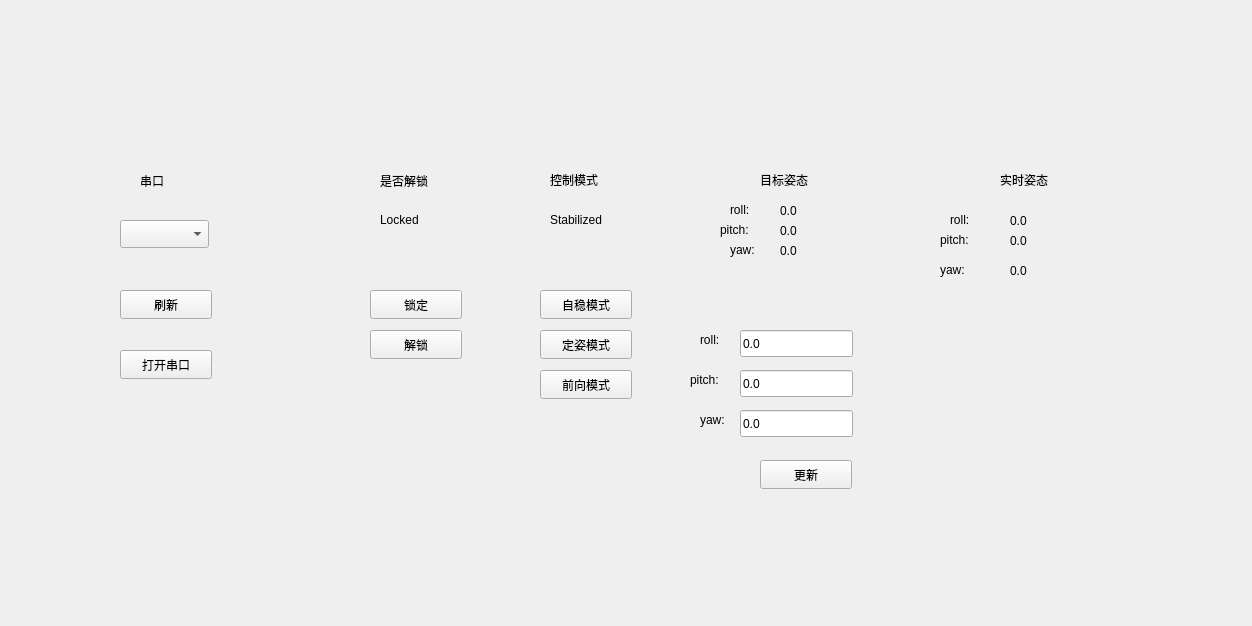
<?xml version="1.0" encoding="UTF-8"?>
<ui version="4.0">
 <class>Widget</class>
 <widget class="QWidget" name="Widget">
  <property name="geometry">
   <rect>
    <x>0</x>
    <y>0</y>
    <width>1252</width>
    <height>626</height>
   </rect>
  </property>
  <property name="windowTitle">
   <string>Widget</string>
  </property>
  <widget class="QLabel" name="labelIsarmed">
   <property name="geometry">
    <rect>
     <x>380</x>
     <y>170</y>
     <width>71</width>
     <height>21</height>
    </rect>
   </property>
   <property name="text">
    <string>是否解锁</string>
   </property>
  </widget>
  <widget class="QLabel" name="labelMode">
   <property name="geometry">
    <rect>
     <x>550</x>
     <y>170</y>
     <width>69</width>
     <height>20</height>
    </rect>
   </property>
   <property name="text">
    <string>控制模式</string>
   </property>
  </widget>
  <widget class="QLabel" name="labelTargetAttitude">
   <property name="geometry">
    <rect>
     <x>760</x>
     <y>170</y>
     <width>121</width>
     <height>20</height>
    </rect>
   </property>
   <property name="text">
    <string>目标姿态</string>
   </property>
  </widget>
  <widget class="QLabel" name="labelRealAttitude">
   <property name="geometry">
    <rect>
     <x>1000</x>
     <y>170</y>
     <width>71</width>
     <height>20</height>
    </rect>
   </property>
   <property name="text">
    <string>实时姿态</string>
   </property>
  </widget>
  <widget class="QLabel" name="showLabelIsarmed">
   <property name="geometry">
    <rect>
     <x>380</x>
     <y>210</y>
     <width>71</width>
     <height>20</height>
    </rect>
   </property>
   <property name="text">
    <string>Locked</string>
   </property>
  </widget>
  <widget class="QLabel" name="showLabelMode">
   <property name="geometry">
    <rect>
     <x>550</x>
     <y>210</y>
     <width>91</width>
     <height>20</height>
    </rect>
   </property>
   <property name="text">
    <string>Stabilized</string>
   </property>
  </widget>
  <widget class="QLabel" name="showLabelTargetRoll">
   <property name="geometry">
    <rect>
     <x>780</x>
     <y>200</y>
     <width>81</width>
     <height>21</height>
    </rect>
   </property>
   <property name="text">
    <string>0.0</string>
   </property>
   <property name="scaledContents">
    <bool>false</bool>
   </property>
   <property name="wordWrap">
    <bool>false</bool>
   </property>
  </widget>
  <widget class="QPushButton" name="btnArm">
   <property name="geometry">
    <rect>
     <x>370</x>
     <y>330</y>
     <width>92</width>
     <height>29</height>
    </rect>
   </property>
   <property name="text">
    <string>解锁</string>
   </property>
  </widget>
  <widget class="QPushButton" name="btnDisarm">
   <property name="geometry">
    <rect>
     <x>370</x>
     <y>290</y>
     <width>92</width>
     <height>29</height>
    </rect>
   </property>
   <property name="text">
    <string>锁定</string>
   </property>
  </widget>
  <widget class="QPushButton" name="btnModeStabilized">
   <property name="geometry">
    <rect>
     <x>540</x>
     <y>290</y>
     <width>92</width>
     <height>29</height>
    </rect>
   </property>
   <property name="text">
    <string>自稳模式</string>
   </property>
  </widget>
  <widget class="QPushButton" name="btnModePosition">
   <property name="geometry">
    <rect>
     <x>540</x>
     <y>330</y>
     <width>92</width>
     <height>29</height>
    </rect>
   </property>
   <property name="text">
    <string>定姿模式</string>
   </property>
  </widget>
  <widget class="QPushButton" name="btnModeForward">
   <property name="geometry">
    <rect>
     <x>540</x>
     <y>370</y>
     <width>92</width>
     <height>29</height>
    </rect>
   </property>
   <property name="text">
    <string>前向模式</string>
   </property>
  </widget>
  <widget class="QLabel" name="labelRoll">
   <property name="geometry">
    <rect>
     <x>700</x>
     <y>330</y>
     <width>41</width>
     <height>20</height>
    </rect>
   </property>
   <property name="text">
    <string>roll:</string>
   </property>
  </widget>
  <widget class="QLabel" name="labelPitch">
   <property name="geometry">
    <rect>
     <x>690</x>
     <y>370</y>
     <width>41</width>
     <height>20</height>
    </rect>
   </property>
   <property name="text">
    <string>pitch:</string>
   </property>
  </widget>
  <widget class="QLabel" name="labelYaw">
   <property name="geometry">
    <rect>
     <x>700</x>
     <y>410</y>
     <width>41</width>
     <height>20</height>
    </rect>
   </property>
   <property name="text">
    <string>yaw:</string>
   </property>
  </widget>
  <widget class="QLabel" name="showLabelRealRoll">
   <property name="geometry">
    <rect>
     <x>1010</x>
     <y>210</y>
     <width>81</width>
     <height>21</height>
    </rect>
   </property>
   <property name="text">
    <string>0.0</string>
   </property>
   <property name="scaledContents">
    <bool>false</bool>
   </property>
   <property name="wordWrap">
    <bool>false</bool>
   </property>
  </widget>
  <widget class="QPushButton" name="btnTargetUpdate">
   <property name="geometry">
    <rect>
     <x>760</x>
     <y>460</y>
     <width>92</width>
     <height>29</height>
    </rect>
   </property>
   <property name="text">
    <string>更新</string>
   </property>
  </widget>
  <widget class="QLineEdit" name="lineEditRoll">
   <property name="geometry">
    <rect>
     <x>740</x>
     <y>330</y>
     <width>113</width>
     <height>27</height>
    </rect>
   </property>
   <property name="text">
    <string>0.0</string>
   </property>
  </widget>
  <widget class="QLineEdit" name="lineEditPitch">
   <property name="geometry">
    <rect>
     <x>740</x>
     <y>370</y>
     <width>113</width>
     <height>27</height>
    </rect>
   </property>
   <property name="text">
    <string>0.0</string>
   </property>
  </widget>
  <widget class="QLineEdit" name="lineEditYaw">
   <property name="geometry">
    <rect>
     <x>740</x>
     <y>410</y>
     <width>113</width>
     <height>27</height>
    </rect>
   </property>
   <property name="text">
    <string>0.0</string>
   </property>
  </widget>
  <widget class="QLabel" name="labelSerial">
   <property name="geometry">
    <rect>
     <x>140</x>
     <y>170</y>
     <width>41</width>
     <height>21</height>
    </rect>
   </property>
   <property name="text">
    <string>串口</string>
   </property>
  </widget>
  <widget class="QPushButton" name="btnSerialOpen">
   <property name="geometry">
    <rect>
     <x>120</x>
     <y>350</y>
     <width>92</width>
     <height>29</height>
    </rect>
   </property>
   <property name="text">
    <string>打开串口</string>
   </property>
  </widget>
  <widget class="QComboBox" name="PortBox">
   <property name="geometry">
    <rect>
     <x>120</x>
     <y>220</y>
     <width>89</width>
     <height>28</height>
    </rect>
   </property>
  </widget>
  <widget class="QPushButton" name="btnSerialRefresh">
   <property name="geometry">
    <rect>
     <x>120</x>
     <y>290</y>
     <width>92</width>
     <height>29</height>
    </rect>
   </property>
   <property name="text">
    <string>刷新</string>
   </property>
  </widget>
  <widget class="QLabel" name="labelRoll_2">
   <property name="geometry">
    <rect>
     <x>730</x>
     <y>200</y>
     <width>41</width>
     <height>20</height>
    </rect>
   </property>
   <property name="text">
    <string>roll:</string>
   </property>
  </widget>
  <widget class="QLabel" name="labelPitch_2">
   <property name="geometry">
    <rect>
     <x>720</x>
     <y>220</y>
     <width>41</width>
     <height>20</height>
    </rect>
   </property>
   <property name="text">
    <string>pitch:</string>
   </property>
  </widget>
  <widget class="QLabel" name="labelYaw_2">
   <property name="geometry">
    <rect>
     <x>730</x>
     <y>240</y>
     <width>41</width>
     <height>20</height>
    </rect>
   </property>
   <property name="text">
    <string>yaw:</string>
   </property>
  </widget>
  <widget class="QLabel" name="labelYaw_3">
   <property name="geometry">
    <rect>
     <x>940</x>
     <y>260</y>
     <width>41</width>
     <height>20</height>
    </rect>
   </property>
   <property name="text">
    <string>yaw:</string>
   </property>
  </widget>
  <widget class="QLabel" name="labelPitch_3">
   <property name="geometry">
    <rect>
     <x>940</x>
     <y>230</y>
     <width>41</width>
     <height>20</height>
    </rect>
   </property>
   <property name="text">
    <string>pitch:</string>
   </property>
  </widget>
  <widget class="QLabel" name="labelRoll_3">
   <property name="geometry">
    <rect>
     <x>950</x>
     <y>210</y>
     <width>41</width>
     <height>20</height>
    </rect>
   </property>
   <property name="text">
    <string>roll:</string>
   </property>
  </widget>
  <widget class="QLabel" name="showLabelTargetPitch">
   <property name="geometry">
    <rect>
     <x>780</x>
     <y>220</y>
     <width>81</width>
     <height>21</height>
    </rect>
   </property>
   <property name="text">
    <string>0.0</string>
   </property>
   <property name="scaledContents">
    <bool>false</bool>
   </property>
   <property name="wordWrap">
    <bool>false</bool>
   </property>
  </widget>
  <widget class="QLabel" name="showLabelTargetYaw">
   <property name="geometry">
    <rect>
     <x>780</x>
     <y>240</y>
     <width>81</width>
     <height>21</height>
    </rect>
   </property>
   <property name="text">
    <string>0.0</string>
   </property>
   <property name="scaledContents">
    <bool>false</bool>
   </property>
   <property name="wordWrap">
    <bool>false</bool>
   </property>
  </widget>
  <widget class="QLabel" name="showLabelRealPitch">
   <property name="geometry">
    <rect>
     <x>1010</x>
     <y>230</y>
     <width>81</width>
     <height>21</height>
    </rect>
   </property>
   <property name="text">
    <string>0.0</string>
   </property>
   <property name="scaledContents">
    <bool>false</bool>
   </property>
   <property name="wordWrap">
    <bool>false</bool>
   </property>
  </widget>
  <widget class="QLabel" name="showLabelRealYaw">
   <property name="geometry">
    <rect>
     <x>1010</x>
     <y>260</y>
     <width>81</width>
     <height>21</height>
    </rect>
   </property>
   <property name="text">
    <string>0.0</string>
   </property>
   <property name="scaledContents">
    <bool>false</bool>
   </property>
   <property name="wordWrap">
    <bool>false</bool>
   </property>
  </widget>
 </widget>
 <resources/>
 <connections/>
</ui>
